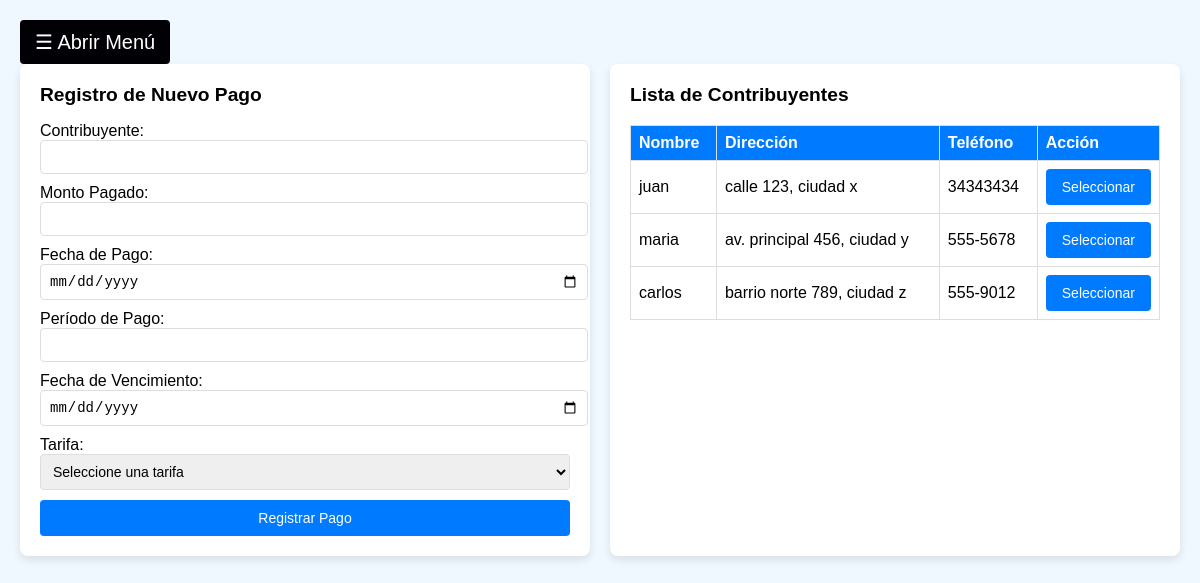
Screenshot of /RegistrodePagos.php with the database file from the repository.
### tables this page shows
CREATE TABLE `contribuyentes` (
  `id` int(11) NOT NULL,
  `nombre` varchar(100) NOT NULL,
  `apellido` varchar(100) NOT NULL,
  `direccion` varchar(255) NOT NULL,
  `telefono` varchar(20) NOT NULL,
  `correo_electronico` varchar(100) DEFAULT NULL,
  `estado` enum('activo','inactivo') DEFAULT 'activo'
);

### RegistrodePagos.php (the view, shortened to what this page needs)
<!DOCTYPE html>
<html lang="es">
<head>
    <link rel="stylesheet" href="css/stylesRegistrarPago.css">
    <link rel="stylesheet" href="css/sidebar.css">
</head>
<body>
    <div id="main">
        <button class="openbtn" onclick="openNav()">&#9776; Abrir Menú</button>
        <div class="container">
        <div class="caja">
                <h2>Registro de Nuevo Pago</h2>
                <form id="formPago" onsubmit="registrarPago(event)">
                    <div class="form-group">
                        <label for="contribuyente">Contribuyente:</label>
                        <input type="text" id="contribuyente" name="contribuyente" readonly>
                    </div>
                    <div class="form-group">
                        <label for="monto">Monto Pagado:</label>
                        <input type="number" step="0.01" id="monto" name="monto" readonly>
                    </div>
                    <div class="form-group">
                        <label for="fecha_pago">Fecha de Pago:</label>
                        <input type="date" id="fecha_pago" name="fecha_pago" required>
                    </div>
                    <div class="form-group">
                        <label for="periodo_pago">Período de Pago:</label>
                        <input type="text" id="periodo_pago" name="periodo_pago" readonly>
                    </div>
                    <div class="form-group">
                        <label for="fecha_vencimiento">Fecha de Vencimiento:</label>
                        <input type="date" id="fecha_vencimiento" name="fecha_vencimiento" required>
                    </div>
                    <div class="form-group">
                        <label for="tarifa">Tarifa:</label>
                        <select id="tarifa" name="tarifa" required onchange="actualizarCamposTarifa()">
                            <option value="" selected disabled>Seleccione una tarifa</option>
                        </select>
                    </div>
                    <button type="submit">Registrar Pago</button>
                </form>
            </div>
        <div class="caja">
            <h3>Lista de Contribuyentes</h3>
            <table id="tablaContribuyentes">
                <thead>
                    <tr>
                        <th>Nombre</th>
                        <th>Dirección</th>
                        <th>Teléfono</th>
                        <th>Acción</th>
                    </tr>
                </thead>
                    <tbody>
                        <?php
                            include 'includes/conexion.php';
                            $sql = "SELECT id, nombre, direccion, telefono FROM contribuyentes";
                            $resultado = $conn->query($sql);
                            if ($resultado->num_rows > 0) {
                                while($row = $resultado->fetch_assoc()) {
                                    echo "<tr>";
                                    echo "<td>" . $row['nombre'] . "</td>";
                                    echo "<td>" . $row['direccion'] . "</td>";
                                    echo "<td>" . $row['telefono'] . "</td>";
                                    echo "<td><button type='button' onclick='seleccionarContribuyente(" . $row['id'] . ", \"" . $row['nombre'] . "\")'>Seleccionar</button></td>";
                                    echo "</tr>";
                                }
                            } else {
                                echo "<tr><td colspan='4'>No hay contribuyentes registrados</td></tr>";
                            }
                        ?>
                    </tbody>
                    </table>
            </div>
        </div>
    </div>
</body>
</html>

### css/stylesRegistrarPago.css (style rules this page uses)
body { font-family: Arial, sans-serif; margin: 0; background-color: #f0f8ff; color: #003366; }
#main { transition: margin-left .5s; padding: 20px; }
.container { display: flex; justify-content: space-between; gap: 20px; width: 100%; max-width: 1200px; }
.caja { flex: 1; padding: 20px; background-color: #fff; border-radius: 8px; color: #000; box-shadow: 0 4px 8px rgba(0, 0, 0, 0.1); }
.caja h2, .caja h3 { margin-top: 0; font-size: 1.2em; }
form, table { width: 100%; }
.form-group { display: flex; flex-direction: column; margin-bottom: 10px; }
input, select, button { width: 100%; padding: 8px; border: 1px solid #ddd; border-radius: 4px; font-size: 14px; }
button { background-color: #007BFF; color: white; border: none; cursor: pointer; border-radius: 4px; font-size: 14px; padding: 10px; }
table { border-collapse: collapse; width: 100%; }
table, th, td { border: 1px solid #ddd; }
th, td { padding: 8px; text-align: left; }
th { background-color: #007BFF; color: white; }

### css/sidebar.css (style rules this page uses)
.openbtn { background-color: #010105; color: white; border: none; cursor: pointer; border-radius: 4px; font-size: 20px; padding: 10px 15px; width: auto; }

### rows the page displays
contribuyentes: nombre "juan", direccion "calle 123, ciudad x", telefono "34343434"
contribuyentes: nombre "maria", direccion "av. principal 456, ciudad y", telefono "555-5678"
contribuyentes: nombre "carlos", direccion "barrio norte 789, ciudad z", telefono "555-9012"
